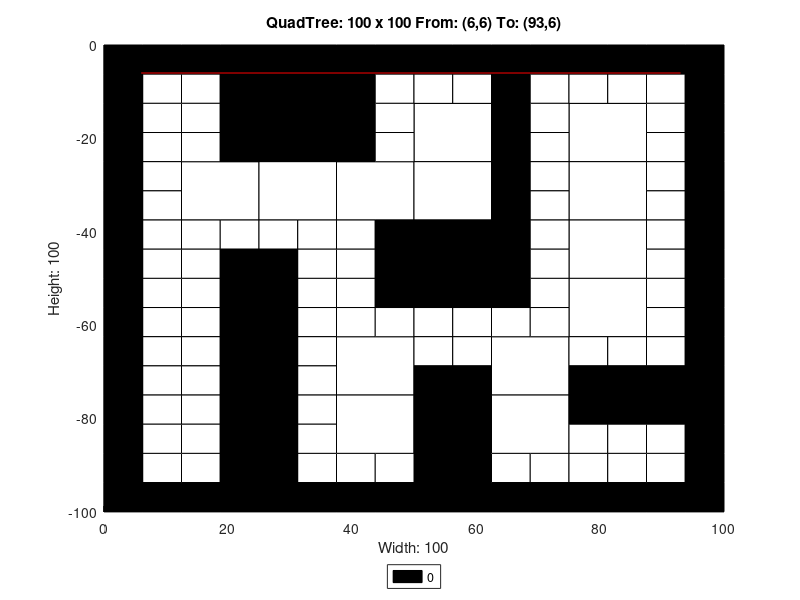

MATLAB code to generate this figure:
axis([0 100 -100 0]);
title('QuadTree: 100 x 100 From: (6,6) To: (93,6)');
xlabel('Width: 100');
ylabel('Height: 100');
rectangle('Position',[25 -12.5 12.5 12.5], 'FaceColor',[0 0 0]);
rectangle('Position',[25 -25 12.5 12.5], 'FaceColor',[0 0 0]);
rectangle('Position',[12.5 -37.5 12.5 12.5], 'FaceColor',[1 1 1]);
rectangle('Position',[25 -37.5 12.5 12.5], 'FaceColor',[1 1 1]);
rectangle('Position',[37.5 -37.5 12.5 12.5], 'FaceColor',[1 1 1]);
rectangle('Position',[50 -25 12.5 12.5], 'FaceColor',[1 1 1]);
rectangle('Position',[75 -25 12.5 12.5], 'FaceColor',[1 1 1]);
rectangle('Position',[50 -37.5 12.5 12.5], 'FaceColor',[1 1 1]);
rectangle('Position',[50 -50 12.5 12.5], 'FaceColor',[0 0 0]);
rectangle('Position',[75 -37.5 12.5 12.5], 'FaceColor',[1 1 1]);
rectangle('Position',[75 -50 12.5 12.5], 'FaceColor',[1 1 1]);
rectangle('Position',[37.5 -75 12.5 12.5], 'FaceColor',[1 1 1]);
rectangle('Position',[37.5 -87.5 12.5 12.5], 'FaceColor',[1 1 1]);
rectangle('Position',[62.5 -75 12.5 12.5], 'FaceColor',[1 1 1]);
rectangle('Position',[75 -62.5 12.5 12.5], 'FaceColor',[1 1 1]);
rectangle('Position',[50 -87.5 12.5 12.5], 'FaceColor',[0 0 0]);
rectangle('Position',[62.5 -87.5 12.5 12.5], 'FaceColor',[1 1 1]);
rectangle('Position',[50 -100 12.5 12.5], 'FaceColor',[0 0 0]);
rectangle('Position',[0 -6.25 6.25 6.25], 'FaceColor',[0 0 0]);
rectangle('Position',[6.25 -6.25 6.25 6.25], 'FaceColor',[0 0 0]);
rectangle('Position',[0 -12.5 6.25 6.25], 'FaceColor',[0 0 0]);
rectangle('Position',[6.25 -12.5 6.25 6.25], 'FaceColor',[1 1 1]);
rectangle('Position',[12.5 -6.25 6.25 6.25], 'FaceColor',[0 0 0]);
rectangle('Position',[18.75 -6.25 6.25 6.25], 'FaceColor',[0 0 0]);
rectangle('Position',[12.5 -12.5 6.25 6.25], 'FaceColor',[1 1 1]);
rectangle('Position',[18.75 -12.5 6.25 6.25], 'FaceColor',[0 0 0]);
rectangle('Position',[0 -18.75 6.25 6.25], 'FaceColor',[0 0 0]);
rectangle('Position',[6.25 -18.75 6.25 6.25], 'FaceColor',[1 1 1]);
rectangle('Position',[0 -25 6.25 6.25], 'FaceColor',[0 0 0]);
rectangle('Position',[6.25 -25 6.25 6.25], 'FaceColor',[1 1 1]);
rectangle('Position',[12.5 -18.75 6.25 6.25], 'FaceColor',[1 1 1]);
rectangle('Position',[18.75 -18.75 6.25 6.25], 'FaceColor',[0 0 0]);
rectangle('Position',[12.5 -25 6.25 6.25], 'FaceColor',[1 1 1]);
rectangle('Position',[18.75 -25 6.25 6.25], 'FaceColor',[0 0 0]);
rectangle('Position',[37.5 -6.25 6.25 6.25], 'FaceColor',[0 0 0]);
rectangle('Position',[43.75 -6.25 6.25 6.25], 'FaceColor',[0 0 0]);
rectangle('Position',[37.5 -12.5 6.25 6.25], 'FaceColor',[0 0 0]);
rectangle('Position',[43.75 -12.5 6.25 6.25], 'FaceColor',[1 1 1]);
rectangle('Position',[37.5 -18.75 6.25 6.25], 'FaceColor',[0 0 0]);
rectangle('Position',[43.75 -18.75 6.25 6.25], 'FaceColor',[1 1 1]);
rectangle('Position',[37.5 -25 6.25 6.25], 'FaceColor',[0 0 0]);
rectangle('Position',[43.75 -25 6.25 6.25], 'FaceColor',[1 1 1]);
rectangle('Position',[0 -31.25 6.25 6.25], 'FaceColor',[0 0 0]);
rectangle('Position',[6.25 -31.25 6.25 6.25], 'FaceColor',[1 1 1]);
rectangle('Position',[0 -37.5 6.25 6.25], 'FaceColor',[0 0 0]);
rectangle('Position',[6.25 -37.5 6.25 6.25], 'FaceColor',[1 1 1]);
rectangle('Position',[0 -43.75 6.25 6.25], 'FaceColor',[0 0 0]);
rectangle('Position',[6.25 -43.75 6.25 6.25], 'FaceColor',[1 1 1]);
rectangle('Position',[0 -50 6.25 6.25], 'FaceColor',[0 0 0]);
rectangle('Position',[6.25 -50 6.25 6.25], 'FaceColor',[1 1 1]);
rectangle('Position',[12.5 -43.75 6.25 6.25], 'FaceColor',[1 1 1]);
rectangle('Position',[18.75 -43.75 6.25 6.25], 'FaceColor',[1 1 1]);
rectangle('Position',[12.5 -50 6.25 6.25], 'FaceColor',[1 1 1]);
rectangle('Position',[18.75 -50 6.25 6.25], 'FaceColor',[0 0 0]);
rectangle('Position',[25 -43.75 6.25 6.25], 'FaceColor',[1 1 1]);
rectangle('Position',[31.25 -43.75 6.25 6.25], 'FaceColor',[1 1 1]);
rectangle('Position',[25 -50 6.25 6.25], 'FaceColor',[0 0 0]);
rectangle('Position',[31.25 -50 6.25 6.25], 'FaceColor',[1 1 1]);
rectangle('Position',[37.5 -43.75 6.25 6.25], 'FaceColor',[1 1 1]);
rectangle('Position',[43.75 -43.75 6.25 6.25], 'FaceColor',[0 0 0]);
rectangle('Position',[37.5 -50 6.25 6.25], 'FaceColor',[1 1 1]);
rectangle('Position',[43.75 -50 6.25 6.25], 'FaceColor',[0 0 0]);
rectangle('Position',[50 -6.25 6.25 6.25], 'FaceColor',[0 0 0]);
rectangle('Position',[56.25 -6.25 6.25 6.25], 'FaceColor',[0 0 0]);
rectangle('Position',[50 -12.5 6.25 6.25], 'FaceColor',[1 1 1]);
rectangle('Position',[56.25 -12.5 6.25 6.25], 'FaceColor',[1 1 1]);
rectangle('Position',[62.5 -6.25 6.25 6.25], 'FaceColor',[0 0 0]);
rectangle('Position',[68.75 -6.25 6.25 6.25], 'FaceColor',[0 0 0]);
rectangle('Position',[62.5 -12.5 6.25 6.25], 'FaceColor',[0 0 0]);
rectangle('Position',[68.75 -12.5 6.25 6.25], 'FaceColor',[1 1 1]);
rectangle('Position',[62.5 -18.75 6.25 6.25], 'FaceColor',[0 0 0]);
rectangle('Position',[68.75 -18.75 6.25 6.25], 'FaceColor',[1 1 1]);
rectangle('Position',[62.5 -25 6.25 6.25], 'FaceColor',[0 0 0]);
rectangle('Position',[68.75 -25 6.25 6.25], 'FaceColor',[1 1 1]);
rectangle('Position',[75 -6.25 6.25 6.25], 'FaceColor',[0 0 0]);
rectangle('Position',[81.25 -6.25 6.25 6.25], 'FaceColor',[0 0 0]);
rectangle('Position',[75 -12.5 6.25 6.25], 'FaceColor',[1 1 1]);
rectangle('Position',[81.25 -12.5 6.25 6.25], 'FaceColor',[1 1 1]);
rectangle('Position',[87.5 -6.25 6.25 6.25], 'FaceColor',[0 0 0]);
rectangle('Position',[93.75 -6.25 6.25 6.25], 'FaceColor',[0 0 0]);
rectangle('Position',[87.5 -12.5 6.25 6.25], 'FaceColor',[1 1 1]);
rectangle('Position',[93.75 -12.5 6.25 6.25], 'FaceColor',[0 0 0]);
rectangle('Position',[87.5 -18.75 6.25 6.25], 'FaceColor',[1 1 1]);
rectangle('Position',[93.75 -18.75 6.25 6.25], 'FaceColor',[0 0 0]);
rectangle('Position',[87.5 -25 6.25 6.25], 'FaceColor',[1 1 1]);
rectangle('Position',[93.75 -25 6.25 6.25], 'FaceColor',[0 0 0]);
rectangle('Position',[62.5 -31.25 6.25 6.25], 'FaceColor',[0 0 0]);
rectangle('Position',[68.75 -31.25 6.25 6.25], 'FaceColor',[1 1 1]);
rectangle('Position',[62.5 -37.5 6.25 6.25], 'FaceColor',[0 0 0]);
rectangle('Position',[68.75 -37.5 6.25 6.25], 'FaceColor',[1 1 1]);
rectangle('Position',[62.5 -43.75 6.25 6.25], 'FaceColor',[0 0 0]);
rectangle('Position',[68.75 -43.75 6.25 6.25], 'FaceColor',[1 1 1]);
rectangle('Position',[62.5 -50 6.25 6.25], 'FaceColor',[0 0 0]);
rectangle('Position',[68.75 -50 6.25 6.25], 'FaceColor',[1 1 1]);
rectangle('Position',[87.5 -31.25 6.25 6.25], 'FaceColor',[1 1 1]);
rectangle('Position',[93.75 -31.25 6.25 6.25], 'FaceColor',[0 0 0]);
rectangle('Position',[87.5 -37.5 6.25 6.25], 'FaceColor',[1 1 1]);
rectangle('Position',[93.75 -37.5 6.25 6.25], 'FaceColor',[0 0 0]);
rectangle('Position',[87.5 -43.75 6.25 6.25], 'FaceColor',[1 1 1]);
rectangle('Position',[93.75 -43.75 6.25 6.25], 'FaceColor',[0 0 0]);
rectangle('Position',[87.5 -50 6.25 6.25], 'FaceColor',[1 1 1]);
rectangle('Position',[93.75 -50 6.25 6.25], 'FaceColor',[0 0 0]);
rectangle('Position',[0 -56.25 6.25 6.25], 'FaceColor',[0 0 0]);
rectangle('Position',[6.25 -56.25 6.25 6.25], 'FaceColor',[1 1 1]);
rectangle('Position',[0 -62.5 6.25 6.25], 'FaceColor',[0 0 0]);
rectangle('Position',[6.25 -62.5 6.25 6.25], 'FaceColor',[1 1 1]);
rectangle('Position',[12.5 -56.25 6.25 6.25], 'FaceColor',[1 1 1]);
rectangle('Position',[18.75 -56.25 6.25 6.25], 'FaceColor',[0 0 0]);
rectangle('Position',[12.5 -62.5 6.25 6.25], 'FaceColor',[1 1 1]);
rectangle('Position',[18.75 -62.5 6.25 6.25], 'FaceColor',[0 0 0]);
rectangle('Position',[0 -68.75 6.25 6.25], 'FaceColor',[0 0 0]);
rectangle('Position',[6.25 -68.75 6.25 6.25], 'FaceColor',[1 1 1]);
rectangle('Position',[0 -75 6.25 6.25], 'FaceColor',[0 0 0]);
rectangle('Position',[6.25 -75 6.25 6.25], 'FaceColor',[1 1 1]);
rectangle('Position',[12.5 -68.75 6.25 6.25], 'FaceColor',[1 1 1]);
rectangle('Position',[18.75 -68.75 6.25 6.25], 'FaceColor',[0 0 0]);
rectangle('Position',[12.5 -75 6.25 6.25], 'FaceColor',[1 1 1]);
rectangle('Position',[18.75 -75 6.25 6.25], 'FaceColor',[0 0 0]);
rectangle('Position',[25 -56.25 6.25 6.25], 'FaceColor',[0 0 0]);
rectangle('Position',[31.25 -56.25 6.25 6.25], 'FaceColor',[1 1 1]);
rectangle('Position',[25 -62.5 6.25 6.25], 'FaceColor',[0 0 0]);
rectangle('Position',[31.25 -62.5 6.25 6.25], 'FaceColor',[1 1 1]);
rectangle('Position',[37.5 -56.25 6.25 6.25], 'FaceColor',[1 1 1]);
rectangle('Position',[43.75 -56.25 6.25 6.25], 'FaceColor',[0 0 0]);
rectangle('Position',[37.5 -62.5 6.25 6.25], 'FaceColor',[1 1 1]);
rectangle('Position',[43.75 -62.5 6.25 6.25], 'FaceColor',[1 1 1]);
rectangle('Position',[25 -68.75 6.25 6.25], 'FaceColor',[0 0 0]);
rectangle('Position',[31.25 -68.75 6.25 6.25], 'FaceColor',[1 1 1]);
rectangle('Position',[25 -75 6.25 6.25], 'FaceColor',[0 0 0]);
rectangle('Position',[31.25 -75 6.25 6.25], 'FaceColor',[1 1 1]);
rectangle('Position',[0 -81.25 6.25 6.25], 'FaceColor',[0 0 0]);
rectangle('Position',[6.25 -81.25 6.25 6.25], 'FaceColor',[1 1 1]);
rectangle('Position',[0 -87.5 6.25 6.25], 'FaceColor',[0 0 0]);
rectangle('Position',[6.25 -87.5 6.25 6.25], 'FaceColor',[1 1 1]);
rectangle('Position',[12.5 -81.25 6.25 6.25], 'FaceColor',[1 1 1]);
rectangle('Position',[18.75 -81.25 6.25 6.25], 'FaceColor',[0 0 0]);
rectangle('Position',[12.5 -87.5 6.25 6.25], 'FaceColor',[1 1 1]);
rectangle('Position',[18.75 -87.5 6.25 6.25], 'FaceColor',[0 0 0]);
rectangle('Position',[0 -93.75 6.25 6.25], 'FaceColor',[0 0 0]);
rectangle('Position',[6.25 -93.75 6.25 6.25], 'FaceColor',[1 1 1]);
rectangle('Position',[0 -100 6.25 6.25], 'FaceColor',[0 0 0]);
rectangle('Position',[6.25 -100 6.25 6.25], 'FaceColor',[0 0 0]);
rectangle('Position',[12.5 -93.75 6.25 6.25], 'FaceColor',[1 1 1]);
rectangle('Position',[18.75 -93.75 6.25 6.25], 'FaceColor',[0 0 0]);
rectangle('Position',[12.5 -100 6.25 6.25], 'FaceColor',[0 0 0]);
rectangle('Position',[18.75 -100 6.25 6.25], 'FaceColor',[0 0 0]);
rectangle('Position',[25 -81.25 6.25 6.25], 'FaceColor',[0 0 0]);
rectangle('Position',[31.25 -81.25 6.25 6.25], 'FaceColor',[1 1 1]);
rectangle('Position',[25 -87.5 6.25 6.25], 'FaceColor',[0 0 0]);
rectangle('Position',[31.25 -87.5 6.25 6.25], 'FaceColor',[1 1 1]);
rectangle('Position',[25 -93.75 6.25 6.25], 'FaceColor',[0 0 0]);
rectangle('Position',[31.25 -93.75 6.25 6.25], 'FaceColor',[1 1 1]);
rectangle('Position',[25 -100 6.25 6.25], 'FaceColor',[0 0 0]);
rectangle('Position',[31.25 -100 6.25 6.25], 'FaceColor',[0 0 0]);
rectangle('Position',[37.5 -93.75 6.25 6.25], 'FaceColor',[1 1 1]);
rectangle('Position',[43.75 -93.75 6.25 6.25], 'FaceColor',[1 1 1]);
rectangle('Position',[37.5 -100 6.25 6.25], 'FaceColor',[0 0 0]);
rectangle('Position',[43.75 -100 6.25 6.25], 'FaceColor',[0 0 0]);
rectangle('Position',[50 -56.25 6.25 6.25], 'FaceColor',[0 0 0]);
rectangle('Position',[56.25 -56.25 6.25 6.25], 'FaceColor',[0 0 0]);
rectangle('Position',[50 -62.5 6.25 6.25], 'FaceColor',[1 1 1]);
rectangle('Position',[56.25 -62.5 6.25 6.25], 'FaceColor',[1 1 1]);
rectangle('Position',[62.5 -56.25 6.25 6.25], 'FaceColor',[0 0 0]);
rectangle('Position',[68.75 -56.25 6.25 6.25], 'FaceColor',[1 1 1]);
rectangle('Position',[62.5 -62.5 6.25 6.25], 'FaceColor',[1 1 1]);
rectangle('Position',[68.75 -62.5 6.25 6.25], 'FaceColor',[1 1 1]);
rectangle('Position',[50 -68.75 6.25 6.25], 'FaceColor',[1 1 1]);
rectangle('Position',[56.25 -68.75 6.25 6.25], 'FaceColor',[1 1 1]);
rectangle('Position',[50 -75 6.25 6.25], 'FaceColor',[0 0 0]);
rectangle('Position',[56.25 -75 6.25 6.25], 'FaceColor',[0 0 0]);
rectangle('Position',[87.5 -56.25 6.25 6.25], 'FaceColor',[1 1 1]);
rectangle('Position',[93.75 -56.25 6.25 6.25], 'FaceColor',[0 0 0]);
rectangle('Position',[87.5 -62.5 6.25 6.25], 'FaceColor',[1 1 1]);
rectangle('Position',[93.75 -62.5 6.25 6.25], 'FaceColor',[0 0 0]);
rectangle('Position',[75 -68.75 6.25 6.25], 'FaceColor',[1 1 1]);
rectangle('Position',[81.25 -68.75 6.25 6.25], 'FaceColor',[1 1 1]);
rectangle('Position',[75 -75 6.25 6.25], 'FaceColor',[0 0 0]);
rectangle('Position',[81.25 -75 6.25 6.25], 'FaceColor',[0 0 0]);
rectangle('Position',[87.5 -68.75 6.25 6.25], 'FaceColor',[1 1 1]);
rectangle('Position',[93.75 -68.75 6.25 6.25], 'FaceColor',[0 0 0]);
rectangle('Position',[87.5 -75 6.25 6.25], 'FaceColor',[0 0 0]);
rectangle('Position',[93.75 -75 6.25 6.25], 'FaceColor',[0 0 0]);
rectangle('Position',[62.5 -93.75 6.25 6.25], 'FaceColor',[1 1 1]);
rectangle('Position',[68.75 -93.75 6.25 6.25], 'FaceColor',[1 1 1]);
rectangle('Position',[62.5 -100 6.25 6.25], 'FaceColor',[0 0 0]);
rectangle('Position',[68.75 -100 6.25 6.25], 'FaceColor',[0 0 0]);
rectangle('Position',[75 -81.25 6.25 6.25], 'FaceColor',[0 0 0]);
rectangle('Position',[81.25 -81.25 6.25 6.25], 'FaceColor',[0 0 0]);
rectangle('Position',[75 -87.5 6.25 6.25], 'FaceColor',[1 1 1]);
rectangle('Position',[81.25 -87.5 6.25 6.25], 'FaceColor',[1 1 1]);
rectangle('Position',[87.5 -81.25 6.25 6.25], 'FaceColor',[0 0 0]);
rectangle('Position',[93.75 -81.25 6.25 6.25], 'FaceColor',[0 0 0]);
rectangle('Position',[87.5 -87.5 6.25 6.25], 'FaceColor',[1 1 1]);
rectangle('Position',[93.75 -87.5 6.25 6.25], 'FaceColor',[0 0 0]);
rectangle('Position',[75 -93.75 6.25 6.25], 'FaceColor',[1 1 1]);
rectangle('Position',[81.25 -93.75 6.25 6.25], 'FaceColor',[1 1 1]);
rectangle('Position',[75 -100 6.25 6.25], 'FaceColor',[0 0 0]);
rectangle('Position',[81.25 -100 6.25 6.25], 'FaceColor',[0 0 0]);
rectangle('Position',[87.5 -93.75 6.25 6.25], 'FaceColor',[1 1 1]);
rectangle('Position',[93.75 -93.75 6.25 6.25], 'FaceColor',[0 0 0]);
rectangle('Position',[87.5 -100 6.25 6.25], 'FaceColor',[0 0 0]);
rectangle('Position',[93.75 -100 6.25 6.25], 'FaceColor',[0 0 0]);
X=[93,6];
Y=[-6,-6];
hold on;
plot(X,Y,'r');
legend('0','Location','southoutside');
